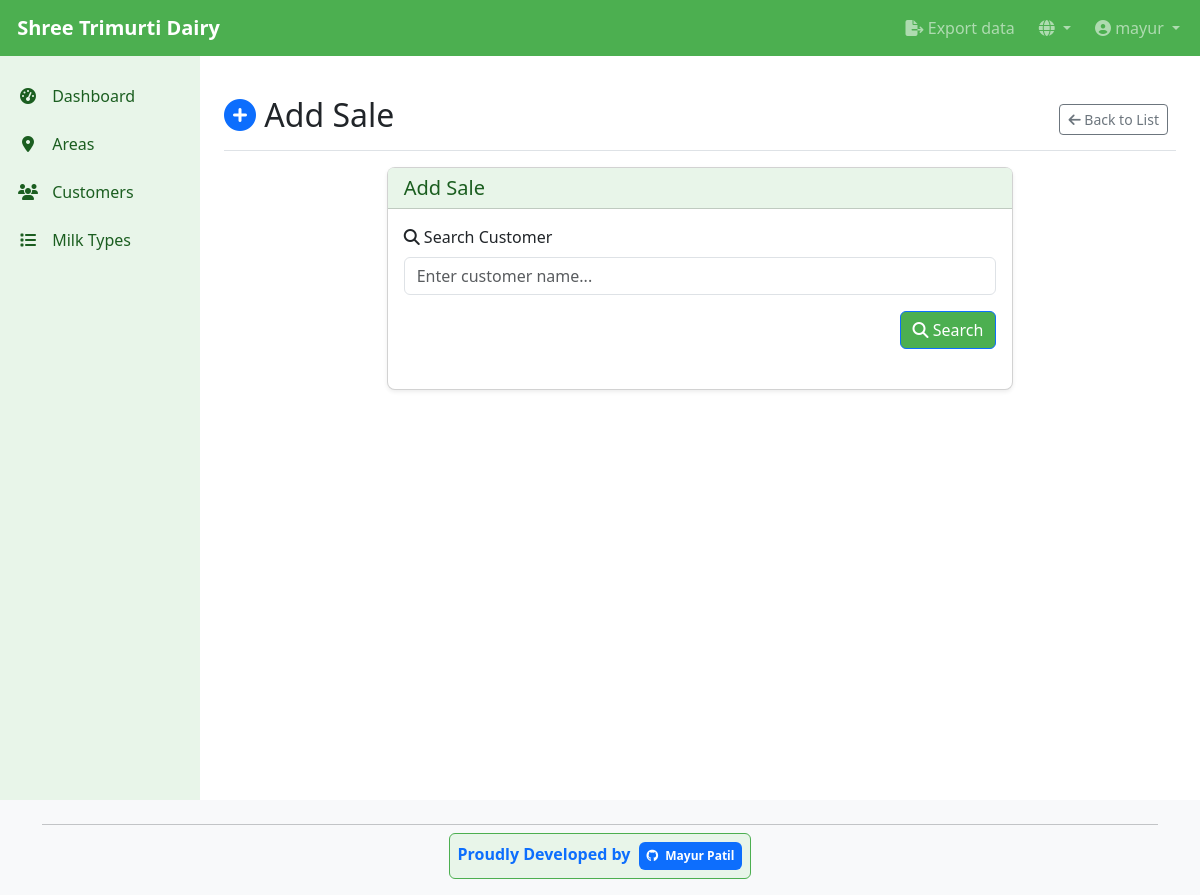
Before: /en/dairy/sales/add/?customer=932 (signed in) with the older database file.
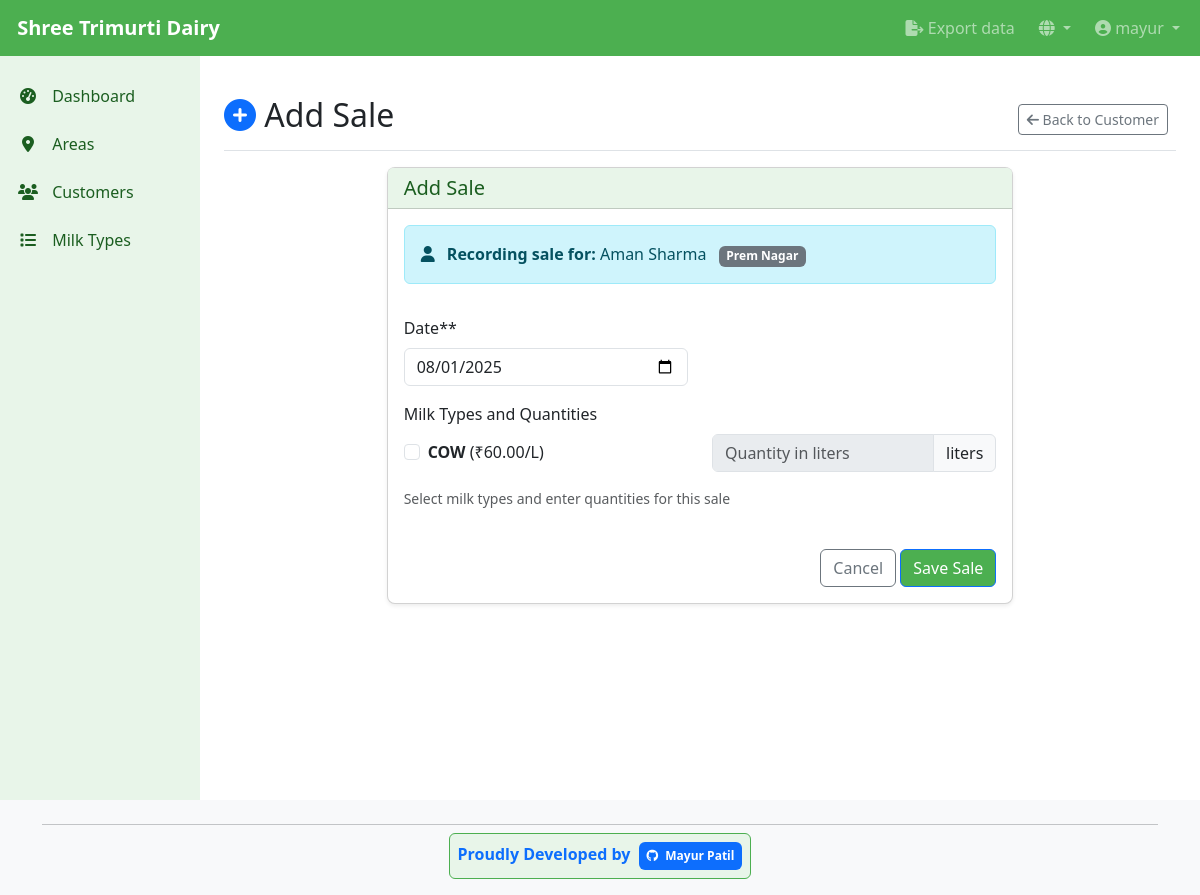
After: the same page with the newer database file.
### dairy_app/models.py (models this page shows, shortened)
class Customer(models.Model):
    user = models.ForeignKey(User, on_delete=models.CASCADE, related_name='customers')
    name = models.CharField(max_length=200)
    address = models.TextField(blank=True, null=True)
    phone = models.CharField(max_length=20, blank=True, null=True)
    milk_types = models.ManyToManyField(MilkType, related_name='customers')
    area = models.ForeignKey(Area, on_delete=models.SET_NULL, null=True, blank=True, related_name='customers')
    date_joined = models.DateTimeField(auto_now_add=True)
    delivery_order = models.PositiveIntegerField(default=0, help_text=_('Order for delivery route within area'))
    class Meta:
        ordering = ['area', 'delivery_order', 'name']

class Area(models.Model):
    name = models.CharField(max_length=100)
    description = models.TextField(blank=True, null=True)
    user = models.ForeignKey(User, on_delete=models.CASCADE, related_name='areas')
    class Meta:
        ordering = ['name']

class MilkType(models.Model):
    name = models.CharField(max_length=100)
    rate_per_liter = models.DecimalField(max_digits=10, decimal_places=2, help_text=_('Rate in Rs per liter'))
    class Meta:
        ordering = ['name']

### dairy_app/views.py (the view, shortened to what this page needs)
# urls.py: path('sales/add/', views.sale_create_view, name='sale_add'),
@login_required
def sale_create_view(request):
    customer = None
    customer_milk_types = []
    search_results = None
    from_customer_page = False
    referer = request.META.get('HTTP_REFERER', '')
    from_customer_page = '/customers/' in referer
    customer_id = request.GET.get('customer')
    last_sale_quantities = {}
    if customer_id:
        try:
            customer = Customer.objects.get(id=customer_id)
            customer_milk_types = customer.milk_types.all()
            from_customer_page = True  # Always treat as from customer page when customer is specified
            for milk_type in customer_milk_types:
                last_sale = Sale.objects.filter(
                    customer=customer,
                    milk_type=milk_type
                ).order_by('-created_at').first()
                if last_sale:
                    last_sale_quantities[milk_type.id] = last_sale.quantity
            form = SaleForm(initial={'customer': customer}, customer_fixed=True)
        except Customer.DoesNotExist:
            form = SaleForm()
    else:
        if not request.GET.get('search'):
            return redirect('customer_list')
        form = SaleForm()
    if not customer:
        search_query = request.GET.get('search', '').strip()
        if search_query:
            search_results = Customer.objects.filter(name__icontains=search_query).order_by('area', 'delivery_order', 'date_joined')
    context = {
        'form': form,
        'customer': customer,
        'from_customer_page': from_customer_page,
        'customer_milk_types': customer_milk_types,
        'search_results': search_results,
        'last_sale_quantities': last_sale_quantities,
    }
    return render(request, 'dairy_app/sale_form.html', context)

### dairy_app/forms.py (shortened to what this page needs)
class SaleForm(forms.ModelForm):
    class Meta:
        model = Sale
        fields = ['customer', 'milk_type', 'date', 'quantity', 'notes']
        widgets = {
            'date': forms.DateInput(attrs={'type': 'date'}),
            'quantity': forms.NumberInput(attrs={'min': '0', 'step': '0.01'}),
        }
        labels = {
            'date': 'Date*',  # Label will be translated via django.po file
        }
    def __init__(self, *args, **kwargs):
        user = kwargs.pop('user', None)
        customer_fixed = kwargs.pop('customer_fixed', False)
        super().__init__(*args, **kwargs)
        if customer_fixed:
            self.fields['customer'].widget = forms.HiddenInput()
        else:
            self.fields['customer'].queryset = Customer.objects.all()
        self.fields['milk_type'].queryset = MilkType.objects.all()
        from django.utils.translation import gettext_lazy as _
        self.fields['date'].label = _('Date*')
        self.fields['customer'].label = _('Customer')
        self.fields['milk_type'].label = _('Milk Type')
        self.fields['quantity'].label = _('Quantity')
        self.fields['notes'].label = _('Notes')

### dairy_app/templates/dairy_app/sale_form.html (shortened to what the changed rows need)
{% extends 'base.html' %}
{% load crispy_forms_tags %}
{% load i18n %}
{% block content %}
<div class="d-flex justify-content-between flex-wrap flex-md-nowrap align-items-center pt-3 pb-2 mb-3 border-bottom">
    <h1 class="h2">
        <i class="fas fa-{% if form.instance.pk %}edit{% else %}plus-circle{% endif %} text-primary"></i>
        {% if form.instance.pk %}{% trans "Edit" %}{% else %}{% trans "Add" %}{% endif %} {% trans "Sale" %}
    </h1>
    <div class="btn-toolbar mb-2 mb-md-0">
        <div class="btn-group me-2">
            {% if customer %}
                <a href="{% url 'customer_detail' customer.id %}" class="btn btn-sm btn-outline-secondary">
                    <i class="fas fa-arrow-left"></i> {% trans "Back to Customer" %}
                </a>
            {% else %}
                <a href="{% url 'sale_list' %}" class="btn btn-sm btn-outline-secondary">
                    <i class="fas fa-arrow-left"></i> {% trans "Back to List" %}
                </a>
            {% endif %}
        </div>
    </div>
</div>
<div class="row justify-content-center">
    <div class="col-lg-8">
        <div class="card">
            <div class="card-body">
                {% if not customer and not from_customer_page %}
                <form method="get" class="mb-4">
                    <div class="mb-3">
                        <label for="search" class="form-label"><i class="fas fa-search"></i> {% trans "Search Customer" %}</label>
                        <input type="text" name="search" id="search" class="form-control" value="{{ request.GET.search|default:'' }}" placeholder="{% trans "Enter customer name..." %}" autofocus>
                    </div>
                    <div class="text-end">
                        <button type="submit" class="btn btn-primary">
                            <i class="fas fa-search"></i> {% trans "Search" %}
                        </button>
                    </div>
                </form>
                {% else %}
                <form method="post">
                    {% if from_customer_page or customer %}
                        <div class="row mb-3">
                            <div class="col-md-12">
                                <div class="alert alert-info">
                                    <i class="fas fa-user me-2"></i>
                                    <strong>{% trans "Recording sale for:" %}</strong> {{ customer.name }}
                                    {% if customer.area %}
                                        <span class="badge bg-secondary ms-2">{{ customer.area.name }}</span>
                                    {% endif %}
                                </div>
                            </div>
                        </div>
                    {% endif %}
                    <div class="row">
                        <div class="col-md-6">
                            {% if not customer %}
                                {{ form.customer|as_crispy_field }}
                            {% else %}
                                {{ form.date|as_crispy_field }}
                            {% endif %}
                        </div>
                        <div class="col-md-6">
                        </div>
                    </div>
                    <div class="row">
                        <div class="col-md-12">
                            <div id="div_id_milk_type" class="mb-3">
                                <label class="form-label">{% trans "Milk Types and Quantities" %}</label>
                                {% if customer and customer_milk_types %}
                                    <div class="milk-type-containers mb-3">
                                        {% for milk_type in customer_milk_types %}
                                        <div class="milk-type-container mb-2 row align-items-center">
                                            <div class="col-md-6">
                                                <div class="form-check">
                                                    <input type="checkbox" class="form-check-input milk-type-checkbox"
                                                           id="milk_type_{{ milk_type.id }}"
                                                           name="milk_types[]"
                                                           value="{{ milk_type.id }}"
                                                           {% if current_milk_type_id == milk_type.id %}checked{% endif %}>
                                                    <label class="form-check-label" for="milk_type_{{ milk_type.id }}">
                                                        <strong>{{ milk_type.name }}</strong> (₹{{ milk_type.rate_per_liter }}/L)
                                                    </label>
                                                </div>
                                            </div>
                                            <div class="col-md-6">
                                                <div class="input-group">
                                                    <input type="number" step="0.01" min="0" class="form-control quantity-input"
                                                           id="quantity_{{ milk_type.id }}"
                                                           name="quantities[]"
                                                           placeholder="{% trans "Quantity in liters" %}"
                                                           {% if current_milk_type_id == milk_type.id %}
                                                               value="{{ current_quantity }}"
                                                           {% else %}
                                                               disabled
                                                           {% endif %}
                                                           data-milk-type-id="{{ milk_type.id }}">
                                                    <span class="input-group-text">{% trans "liters" %}</span>
                                                </div>
                                            </div>
                                        </div>
                                        {% endfor %}
                                    </div>
                                    <div class="form-text mb-3">
                                        {% trans "Select milk types and enter quantities for this sale" %}
                                    </div>
                                {% elif customer and not customer_milk_types %}
                                    <div class="alert alert-warning">
                                        {% trans "This customer has no milk types configured" %}
                                    </div>
                                {% else %}
                                    <div class="alert alert-info">
                                        {% trans "Please select a customer first" %}
                                    </div>
                                {% endif %}
                            </div>
                        </div>
                    </div>
                    <div class="mt-4 text-end">
                        <a href="{% url 'sale_list' %}" class="btn btn-outline-secondary">{% trans "Cancel" %}</a>
                        <button type="submit" class="btn btn-primary">
                            {% if form.instance.id %}{% trans "Update" %}{% else %}{% trans "Save" %}{% endif %} {% trans "Sale" %}
                        </button>
                    </div>
                </form>
                {% endif %}
            </div>
        </div>
    </div>
</div>
{% endblock %}

Changed rows visible on the page:
added Customer: name "Aman Sharma", area.name "Prem Nagar"
now on this page (row unchanged): MilkType: name "COW", rate_per_liter "60.00"
Other visible differences:
form field date: (not shown) → "08/01/2025"
text no longer shown: "Back to List Search Customer Search"
text now shown: "Back to Customer Recording sale for: Date* * Milk Types and Quantities Select milk types and enter quantities for this sale Cancel Save Sale"
